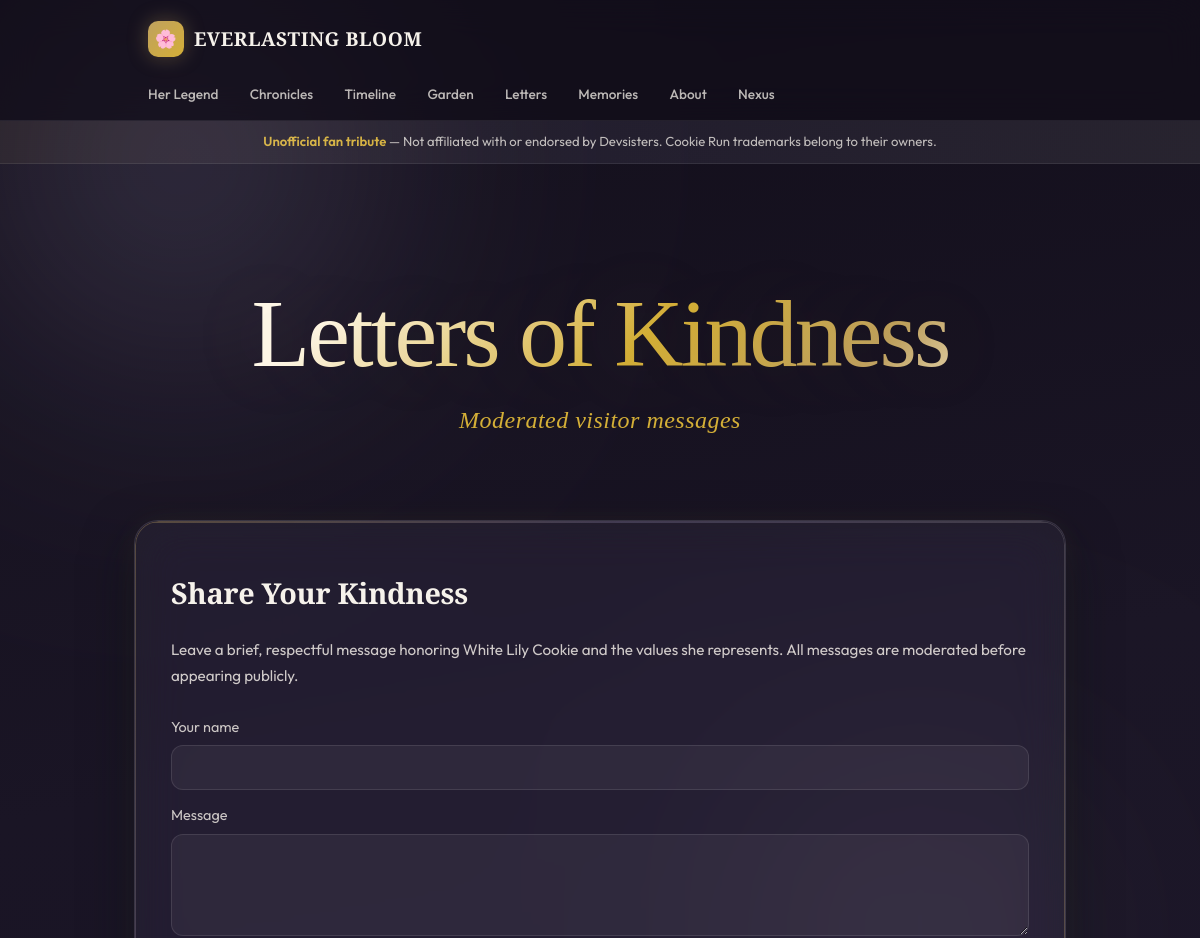
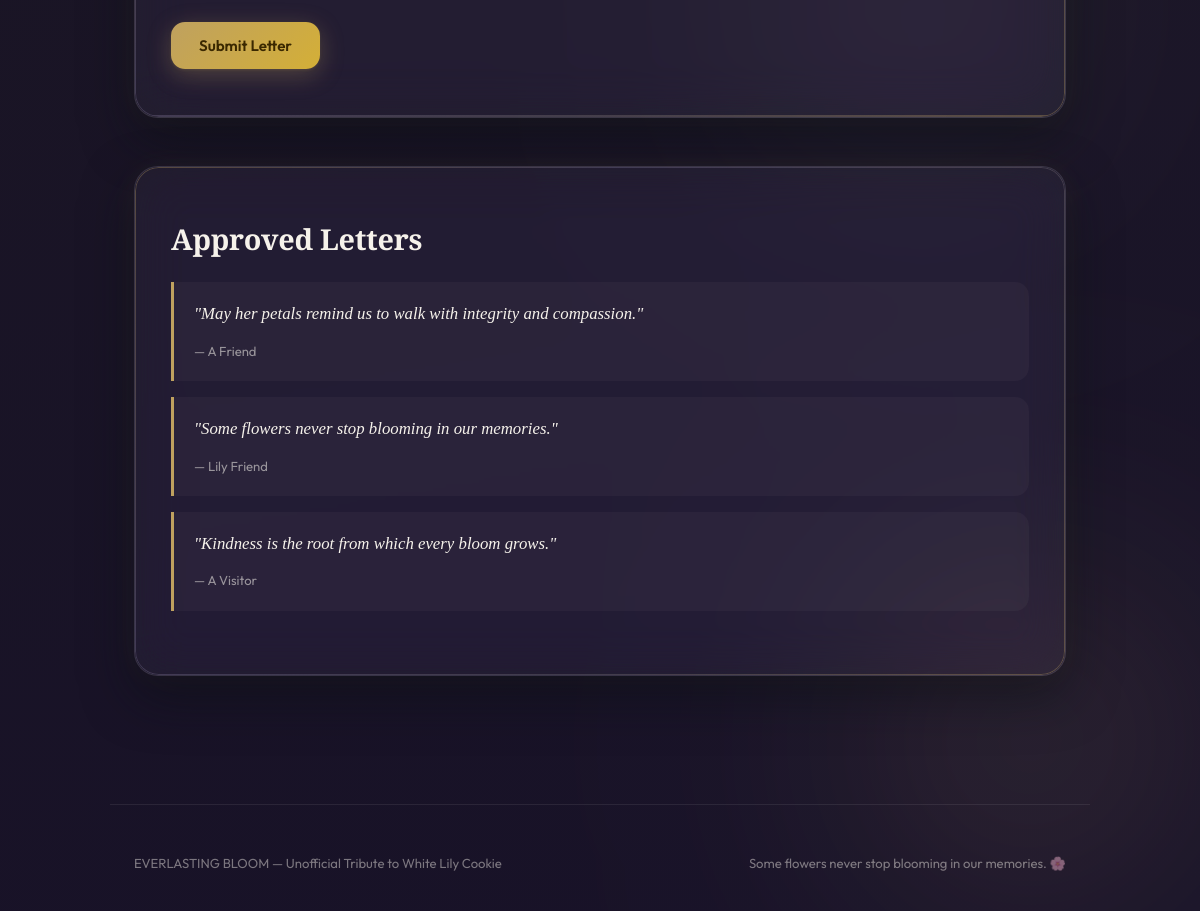
Page /letters on the committed database (2 pictures, top to bottom).
### tables this page shows
CREATE TABLE letters (
    id INTEGER PRIMARY KEY AUTOINCREMENT,
    message TEXT NOT NULL,
    author TEXT NOT NULL,
    date_submitted TEXT DEFAULT CURRENT_TIMESTAMP,
    approved INTEGER DEFAULT 0,
    moderated_by INTEGER DEFAULT NULL
);

### app.py (the view, shortened to what this page needs)
@app.route('/letters', methods=['GET', 'POST'])
def letters():
    db = get_db()
    approved = db.execute("SELECT * FROM letters WHERE approved=1 ORDER BY date_submitted DESC").fetchall()
    return render_template('letters.html', letters=approved)

### app.py (called while the page is built)
@app.before_request
def load_db():
    pass  # get_db handles per-request

### database.py (called while the page is built)
def get_db():
    db = getattr(g, '_database', None)
    if db is None:
        db = g._database = sqlite3.connect(DB_PATH)
        db.row_factory = sqlite3.Row
    return db

### templates/letters.html
{% extends "base.html" %}
{% block content %}
<section class="hero">
  <h1>Letters of Kindness</h1>
  <p class="subtitle">Moderated visitor messages</p>
</section>
<article class="card-glass">
  <h2>Share Your Kindness</h2>
  <p>Leave a brief, respectful message honoring White Lily Cookie and the values she represents. All messages are moderated before appearing publicly.</p>
  <form method="POST" style="margin-top:24px;">
    <label for="author" style="font-size:.9rem;color:rgba(246,242,235,.8);">Your name</label>
    <input type="text" name="author" id="author" maxlength="120" required style="width:100%;margin-top:6px;padding:12px 14px;border-radius:12px;border:1px solid rgba(255,255,255,.1);background:rgba(255,255,255,.05);color:var(--pearl);font-family:inherit;font-size:.95rem;">
    <label for="message" style="font-size:.9rem;color:rgba(246,242,235,.8);margin-top:14px;display:block;">Message</label>
    <textarea name="message" id="message" rows="4" maxlength="1000" required style="width:100%;margin-top:6px;padding:12px 14px;border-radius:12px;border:1px solid rgba(255,255,255,.1);background:rgba(255,255,255,.05);color:var(--pearl);font-family:inherit;font-size:.95rem;resize:vertical;"></textarea>
    <button type="submit" class="btn-glass" style="margin-top:16px;">Submit Letter</button>
  </form>
</article>
{% if letters %}
<article class="card-glass">
  <h2>Approved Letters</h2>
  {% for l in letters %}
    <blockquote style="margin:16px 0;padding:18px 20px;border-left:3px solid var(--gold);background:rgba(255,255,255,.03);border-radius:0 14px 14px 0;">
      <p style="font-family:'Cormorant Garamond',Georgia,serif;font-style:italic;font-size:1.05rem;color:var(--pearl);margin-bottom:8px;">"{{ l['message'] }}"</p>
      <cite style="font-size:.82rem;color:rgba(246,242,235,.55);font-style:normal;">— {{ l['author'] }}</cite>
    </blockquote>
  {% endfor %}
</article>
{% endif %}
{% endblock %}

### templates/base.html (style rules this page uses)
:root { --lily:#fff8e8; --lavender:#c5b8e8; --pearl:#f6f2eb; --gold-soft:#d4af37; --gold:#bfa15f; --navy:#1a1525; --navy-deep:#120e1a; --text:#2a2235; --text-muted:#7a706a; --glass:rgba(255,255,255,.35); }
* { box-sizing:border-box;margin:0;padding:0 }
html { scroll-behavior:smooth;scroll-padding-top:80px }
body { font-family:'Outfit',system-ui,sans-serif; background:linear-gradient(170deg,var(--navy-deep) 0%,#1a1525 40%,#181228 100%); color:var(--pearl); min-height:100vh; line-height:1.65; -webkit-font-smoothing:antialiased; overflow-x:hidden; }
.hero { text-align:center;padding:120px 24px 80px; }
.hero h1 { font-family:'Cormorant Garamond',Georgia,serif;font-weight:400;font-size:clamp(3rem,10vw,6rem);line-height:1.05;letter-spacing:-0.03em;background:linear-gradient(135deg,var(--lily) 20%,var(--gold-soft) 55%,var(--gold) 80%,var(--lily) 100%);-webkit-background-clip:text;-webkit-text-fill-color:transparent;background-clip:text;text-shadow:0 0 80px rgba(191,161,95,.18); }
.subtitle { font-family:'Cormorant Garamond',Georgia,serif;font-style:italic;font-size:clamp(1.1rem,3vw,1.5rem);color:var(--gold-soft);margin-top:16px;letter-spacing:.02em; }
.card-glass { position:relative;z-index:10;background:rgba(255,255,255,.04);backdrop-filter:blur(24px) saturate(130%);-webkit-backdrop-filter:blur(24px) saturate(130%);border:1px solid rgba(255,255,255,.1);border-radius:24px;padding:48px 36px;margin-bottom:48px;box-shadow:0 20px 50px rgba(11,14,20,.55),0 0 30px rgba(191,161,95,.08);overflow:hidden; }
.card-glass::before { content:'';position:absolute;inset:0;border-radius:24px;padding:1.2px;background:linear-gradient(135deg,rgba(191,161,95,.35),rgba(197,184,232,.2),rgba(255,248,232,.15),rgba(191,161,95,.35));-webkit-mask:linear-gradient(#fff 0 0) content-box,linear-gradient(#fff 0 0);-webkit-mask-composite:xor;mask-composite:exclude;pointer-events:none; }
.card-glass h2 { font-family:'Cormorant Garamond',Georgia,serif;font-weight:600;font-size:1.8rem;color:var(--pearl);margin-bottom:20px;letter-spacing:-.01em; }
.card-glass p { color:rgba(246,242,235,.82);font-size:.95rem;line-height:1.7; }
.btn-glass { display:inline-flex;align-items:center;gap:10px;padding:14px 28px;border-radius:14px;font-family:'Outfit',system-ui,sans-serif;font-weight:600;font-size:.95rem;color:#3a2800;background:linear-gradient(135deg,var(--gold),var(--gold-soft));text-decoration:none;box-shadow:0 6px 24px rgba(191,161,95,.3),0 1px 3px rgba(191,161,95,.15);transition:all .2s;position:relative;overflow:hidden;border:none;cursor:pointer; }

### rows in the picture
letters: message "May her petals remind us to walk with integrity and compassion.", author "A Friend"
letters: message "Some flowers never stop blooming in our memories.", author "Lily Friend"
letters: message "Kindness is the root from which every bloom grows.", author "A Visitor"
